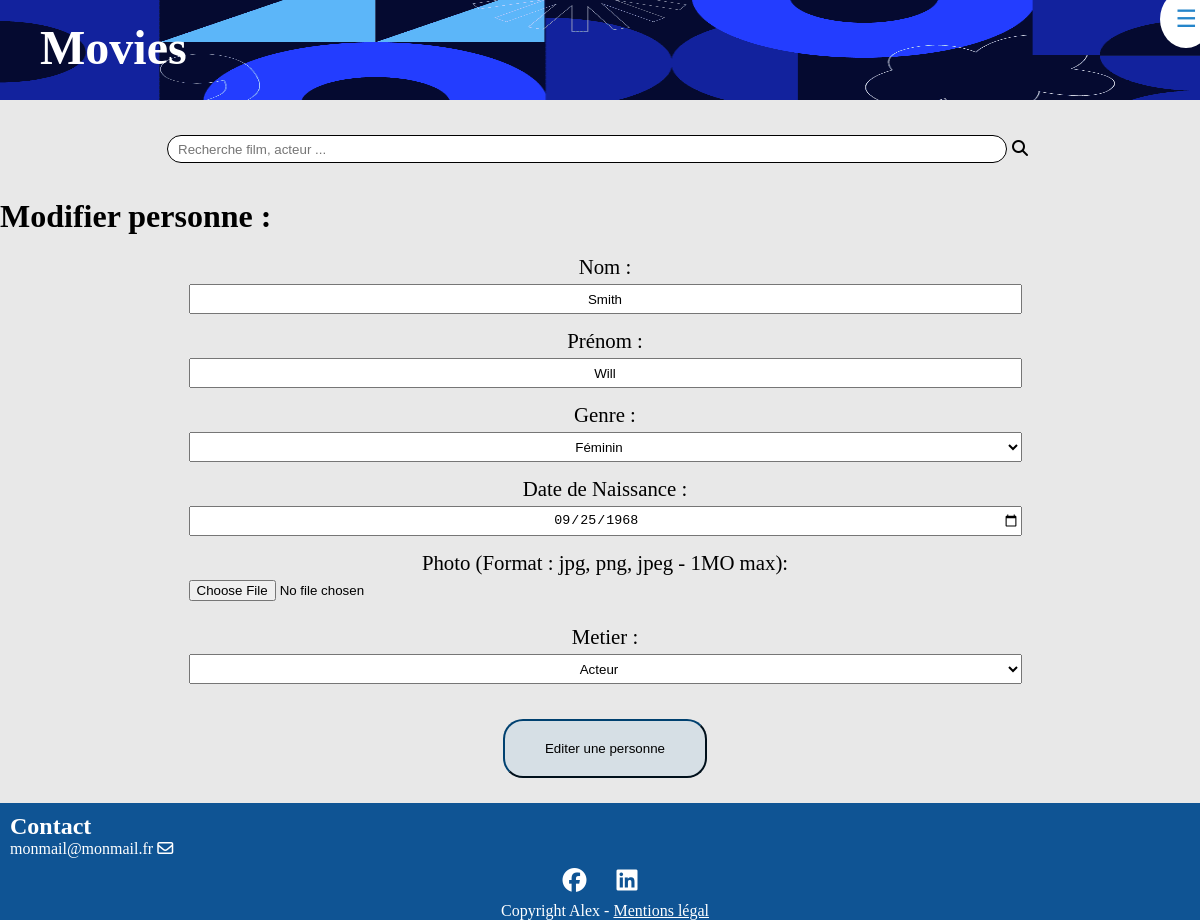
Before: /index.php?action=editerPersonne&id=27 with the older database file.
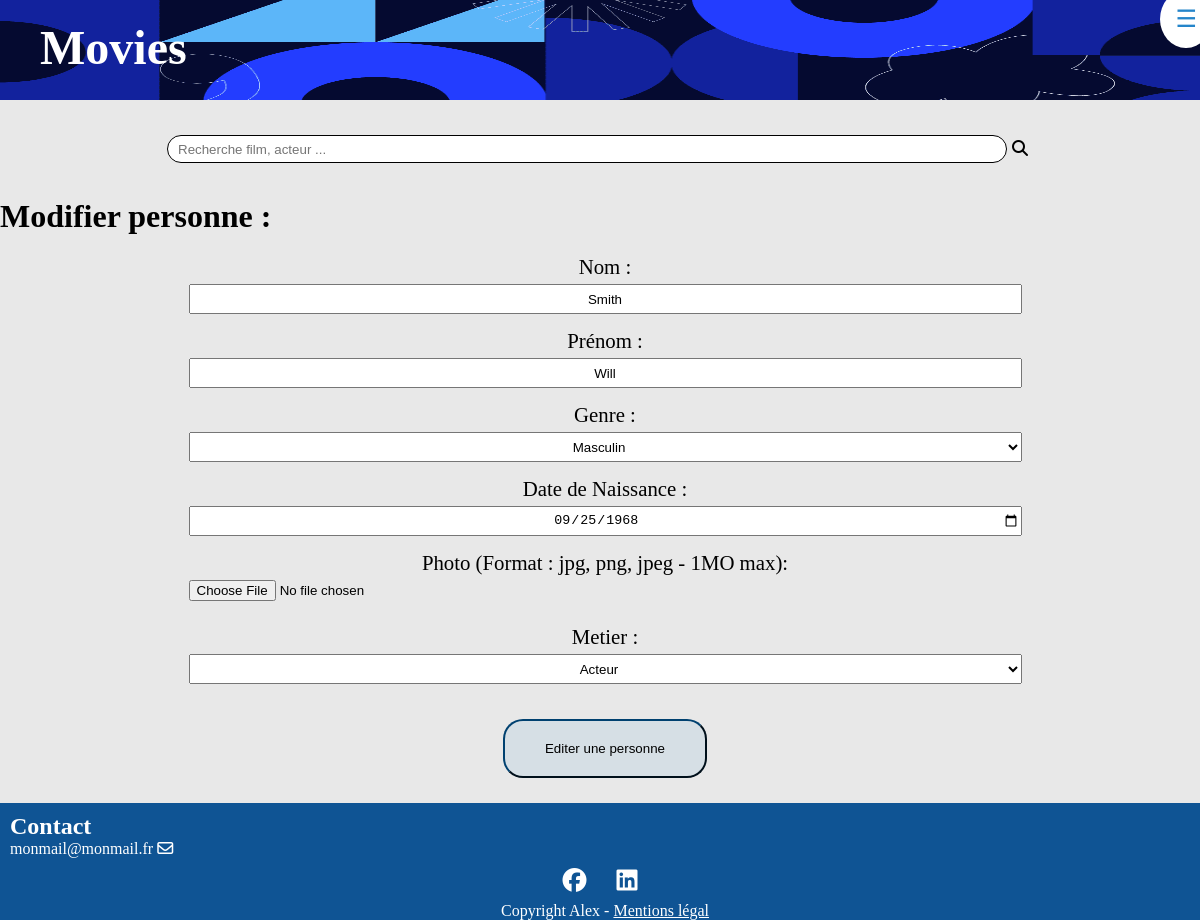
After: the same page with the newer database file.
### tables this page shows
CREATE TABLE IF NOT EXISTS `personne` (
  `id_personne` int NOT NULL AUTO_INCREMENT,
  `nom` varchar(50) NOT NULL,
  `prenom` varchar(50) NOT NULL,
  `sexe` varchar(50) NOT NULL,
  `dateDeNaissance` date DEFAULT NULL,
  `photo` varchar(255) DEFAULT NULL,
  PRIMARY KEY (`id_personne`)
);

### view/personne/editPersonne.php (the view, shortened to what this page needs)
    <h3 class="titleFormulaire"> Modifier personne : </h3>
    <?php $personne = $requete->fetch(); ?>
    <form id="personne" action="index.php?action=editPersonne&id=<?= $personne['id_personne']?>&type=" method="post" enctype="multipart/form-data">
<div>
    <div class="caseFormulaire">
    <p>
        <label>
            Nom :
            <input type="text" name="last" value="<?= $personne["nom"] ?>" required>
        </label>
    </p>
    </div>
    <div class="caseFormulaire">
    <p>
        <label>
            Prénom :
            <input type="text" name="name" value="<?= $personne["prenom"] ?>"required>
        </label>
    </p>
    </div>
    <div class="caseFormulaire">
    <p>
                <label>
                    Genre :
                    <select name="genre" required>
                        <?php if ($personne["sexe"] === "M") { ?>
                        <option value="M" select>Masculin</option>
                        <?php } else { ?>
                        <option value="F" selected>Féminin</option>
                        <?php } ?>
                    </select>
                </label>
            </p>
    </div>
    <div class="caseFormulaire">
    <p>
                <label>
                    Date de Naissance :
                    <input type="date" name="dateNaissance" value="<?= $personne["dateDeNaissance"] ?>" required>
                </label>
            </p>
    </div>
    <div class="caseFormulaire">
    <p>
        <label>
            Photo (Format : jpg, png, jpeg - 1MO max):
            <input type="file" name="file">
        </label>
    </p>
    </div>
    <div class="caseFormulaire">
    <p>
                <label>
                    Metier :
                    <select name="metier" required>
                    <?php if (!empty($personne['idActeur']) && !empty($personne['idRealisateur'])) { ?>
                        <option value="acteur" >Acteur</option>
                        <option value="realisateur">Réalisateur</option>
                        <option value="lesdeux" selected>Les deux</option>
                    <?php } elseif (!empty($personne['idActeur'])) { ?>
                        <option value="acteur" selected>Acteur</option>
                    <?php } elseif (!empty($personne['idRealisateur'])) { ?>
                        <option value="acteur" >Acteur</option>
                        <option value="realisateur" selected>Réalisateur</option>
                        <option value="lesdeux">Les deux</option>
                    <?php } ?>
                    </select>
                </label>
            </p>
    </div>
    <div class="validation">
        <p>
            <input type="submit" name="submit" value="Editer une personne">
        </p>
    </div>
</div>
</form>
<?php
    require_once "view/template.php";
?>

Changed rows visible on the page:
changed personne: genre "Féminin" → "Masculin"
